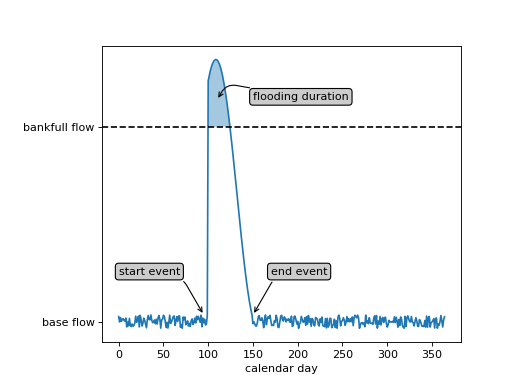

Source code (Python):
import matplotlib.pyplot as plt
import numpy as np

import _base

fig, ax = plt.subplots()
plt.subplots_adjust(left=0.2)
ax.plot(_base.time, _base.hydrograph)
ax.axhline(y=2.5, color='k', ls='--')
ax.fill_between(np.arange(365), 2.5 * np.ones((len(_base.time),)),
                _base.hydrograph, where=_base.flood, alpha=0.4)
ax.set_yticks([1.05, 2.5])
ax.set_yticklabels(['base flow', 'bankfull flow'])
ax.set_xlabel('calendar day')
ax.set_ylim(0.9, 3.1)

bbox = dict(boxstyle="round", fc="0.8")
_cs0 = "angle,angleA=-10,angleB=-60,rad=10"
ax.annotate('start event', xy=(95, 1.1), xytext=(0, 1.4),
            bbox=bbox, arrowprops=dict(arrowstyle="->", connectionstyle=_cs0))
_cs1 = "angle,angleA=10,angleB=60,rad=10"
ax.annotate('end event', xy=(150, 1.1), xytext=(170, 1.4),
            bbox=bbox, arrowprops=dict(arrowstyle="->", connectionstyle=_cs1))
_cs2 = "angle,angleA=-10,angleB=60,rad=10"
ax.annotate('flooding duration', xy=(110, 2.7), xytext=(150, 2.7),
            bbox=bbox, arrowprops=dict(arrowstyle="->", connectionstyle=_cs2))

plt.show()
